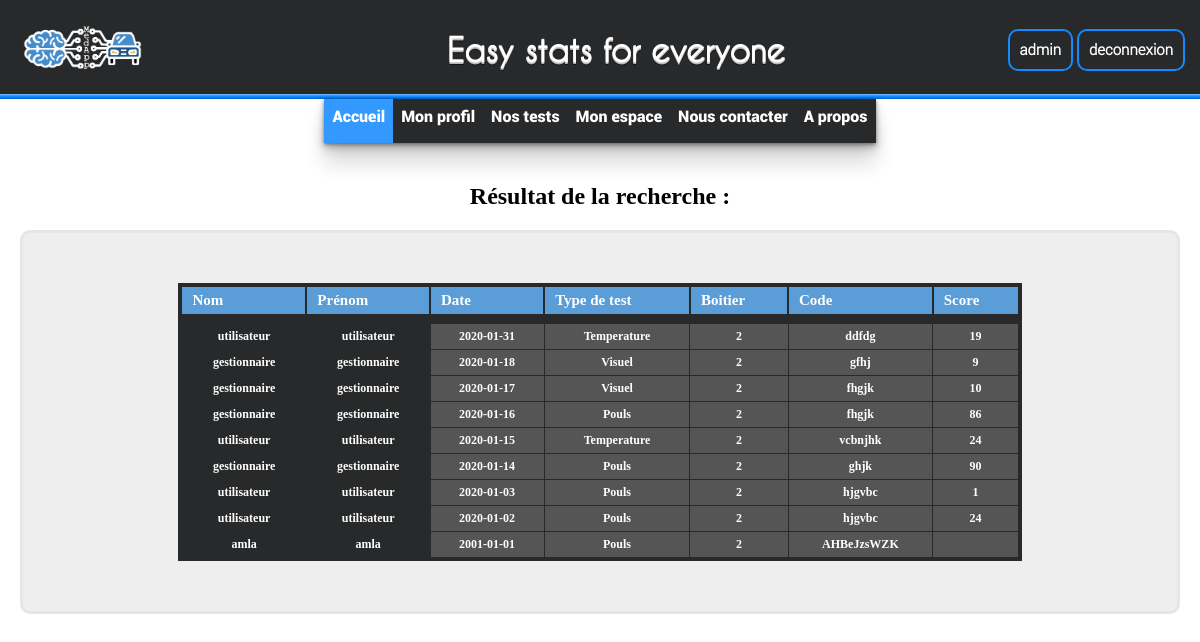
/affichageTest.php (signed in), run on the app's committed database.
### tables this page shows
CREATE TABLE IF NOT EXISTS `test` (
  `Date` date NOT NULL,
  `idBoitier` int(11) NOT NULL,
  `Type` varchar(100) DEFAULT NULL,
  `Code` varchar(10) NOT NULL,
  `Durée` datetime DEFAULT NULL,
  `Score` int(255) DEFAULT NULL,
  `idUser` int(11) NOT NULL,
  PRIMARY KEY (`Date`),
  KEY `idUser` (`idUser`),
  KEY `idBoitier` (`idBoitier`)
);

CREATE TABLE IF NOT EXISTS `utilisateur` (
  `idUser` int(11) NOT NULL AUTO_INCREMENT,
  `Type` varchar(100) DEFAULT NULL,
  `login` varchar(100) NOT NULL,
  `Mdp` varchar(100) NOT NULL,
  `Nom` varchar(100) DEFAULT NULL,
  `Prenom` varchar(100) DEFAULT NULL,
  `Mail` varchar(100) DEFAULT NULL,
  `Sexe` varchar(100) DEFAULT NULL,
  `Taille` int(32) DEFAULT NULL,
  `Poids` int(32) DEFAULT NULL,
  `DateDeNaissance` date DEFAULT NULL,
  `Photos` varchar(200) DEFAULT NULL,
  `codeInscription` varchar(255) DEFAULT NULL,
  `idBoitier` int(11) DEFAULT NULL,
  PRIMARY KEY (`idUser`),
  KEY `idBoitier` (`idBoitier`)
);

### Modeles/fonction.php (called while the page is built, shortened)
<?php
function getTest($db){
	$req = $db->prepare(addslashes("SELECT * FROM `utilisateur` t1 INNER JOIN `test` t2 ON t1.idUser = t2.idUser ORDER BY  t2.Date DESC"));
	$req->execute();
	return $req;
}
?>

### Vues/affichageTest.vue.php (the view, shortened to what this page needs)
<!DOCTYPE HTML>
<html>
	<head>
        <link rel="stylesheet" type="text/css" href="design/resultat_recherche.css">
	</head>
		<header><?php include_once('includes/header.php'); ?></header>
	<body>
		<h2 class="TitrePage">Résultat de la recherche :<br/></h2>
    <div class="boxtotale">
  		<div class="ConteneurTable">
  			<table style="width:80%">
  				<thead>
  				<tr>
      				<th>Nom</th>
      				<th>Prénom</th>
      				<th>Date</th>
              <th>Type de test</th>
              <th>Boitier</th>
              <th>Code</th>
              <th>Score</th>
    				</tr>
    				</thead>
    				<tbody>
    				<?php
    				if (count($fonction) > 0) {
    					for ($i=0; $i < count($fonction); $i++) {
    						echo "<tr>";
    						echo "<td>";
    						echo $fonction[$i]['Nom'], ' ';
    						echo "</td>";
    						echo "<td>";
    						echo $fonction[$i]['Prenom'], ' ';
    						echo "</td>";
    						echo "<td>";
    						echo $fonction[$i]['Date'], ' ';
    						echo "</td>";
                echo "<td>";
                echo $fonction[$i]['Type'], ' ';
                echo "</td>";
                echo "<td>";
                echo $fonction[$i]['idBoitier'], ' ';
                echo "</td>";
                echo "<td>";
                echo $fonction[$i]['Code'], ' ';
                echo "</td>";
                echo "<td>";
                if(!empty($fonction[$i]['Score'])){
                  echo $fonction[$i]['Score'], ' ',"<br>";
                }
                else{
                  echo "", ' ',"<br>";
                }
                echo "</td>";
                echo "</tr>";
    					}
    				}
    				else{
    					echo "Aucun utilisateurs trouvés.";
    				}
    				?>
    				</tbody>
  			</table>
  		</div>
    </div>
	</body>
</html>

### design/resultat_recherche.css (style rules this page uses)
body { margin: 0px; }
table { border: 4px solid #28292A; background-color: #555555; width: 400px; text-align: center; border-collapse: collapse; margin: auto; }
table td, table th { border: 1px solid #28292A; padding: 5px 10px; }
table tbody td { font-size: 12px; font-weight: bold; color: #FFFFFF; }
table td:nth-child(-n+2) { background: #28292A; }
table thead { background: rgb(90,157,215); border-bottom: 10px solid #28292A; }
table thead th { font-size: 15px; font-weight: bold; color: #FFFFFF; text-align: left; border-left: 2px solid #28292A; }
table thead th:first-child { border-left: none; }
.ConteneurTable { margin: auto; }
h2.TitrePage { text-align: center; }
.boxtotale { background-color:#eee; border:3px solid #e6e6e6; border-radius:1px;margin:0 0 10px; padding:50px; margin: 20px; border-radius:10px; }

### data on the page
test: idUser.Nom "utilisateur", idUser.Prenom "utilisateur", Date "2020-01-31", Type "Temperature", idBoitier "2", Code "ddfdg", Score "19"
test: idUser.Nom "gestionnaire", idUser.Prenom "gestionnaire", Date "2020-01-18", Type "Visuel", idBoitier "2", Code "gfhj", Score "9"
test: idUser.Nom "gestionnaire", idUser.Prenom "gestionnaire", Date "2020-01-17", Type "Visuel", idBoitier "2", Code "fhgjk", Score "10"
test: idUser.Nom "gestionnaire", idUser.Prenom "gestionnaire", Date "2020-01-16", Type "Pouls", idBoitier "2", Code "fhgjk", Score "86"
test: idUser.Nom "utilisateur", idUser.Prenom "utilisateur", Date "2020-01-15", Type "Temperature", idBoitier "2", Code "vcbnjhk", Score "24"
test: idUser.Nom "gestionnaire", idUser.Prenom "gestionnaire", Date "2020-01-14", Type "Pouls", idBoitier "2", Code "ghjk", Score "90"
test: idUser.Nom "utilisateur", idUser.Prenom "utilisateur", Date "2020-01-03", Type "Pouls", idBoitier "2", Code "hjgvbc", Score "1"
test: idUser.Nom "utilisateur", idUser.Prenom "utilisateur", Date "2020-01-02", Type "Pouls", idBoitier "2", Code "hjgvbc", Score "24"
test: idUser.Nom "amla", idUser.Prenom "amla", Date "2001-01-01", Type "Pouls", idBoitier "2", Code "AHBeJzsWZK"

### other printed values
$_SESSION['login'] "admin"
